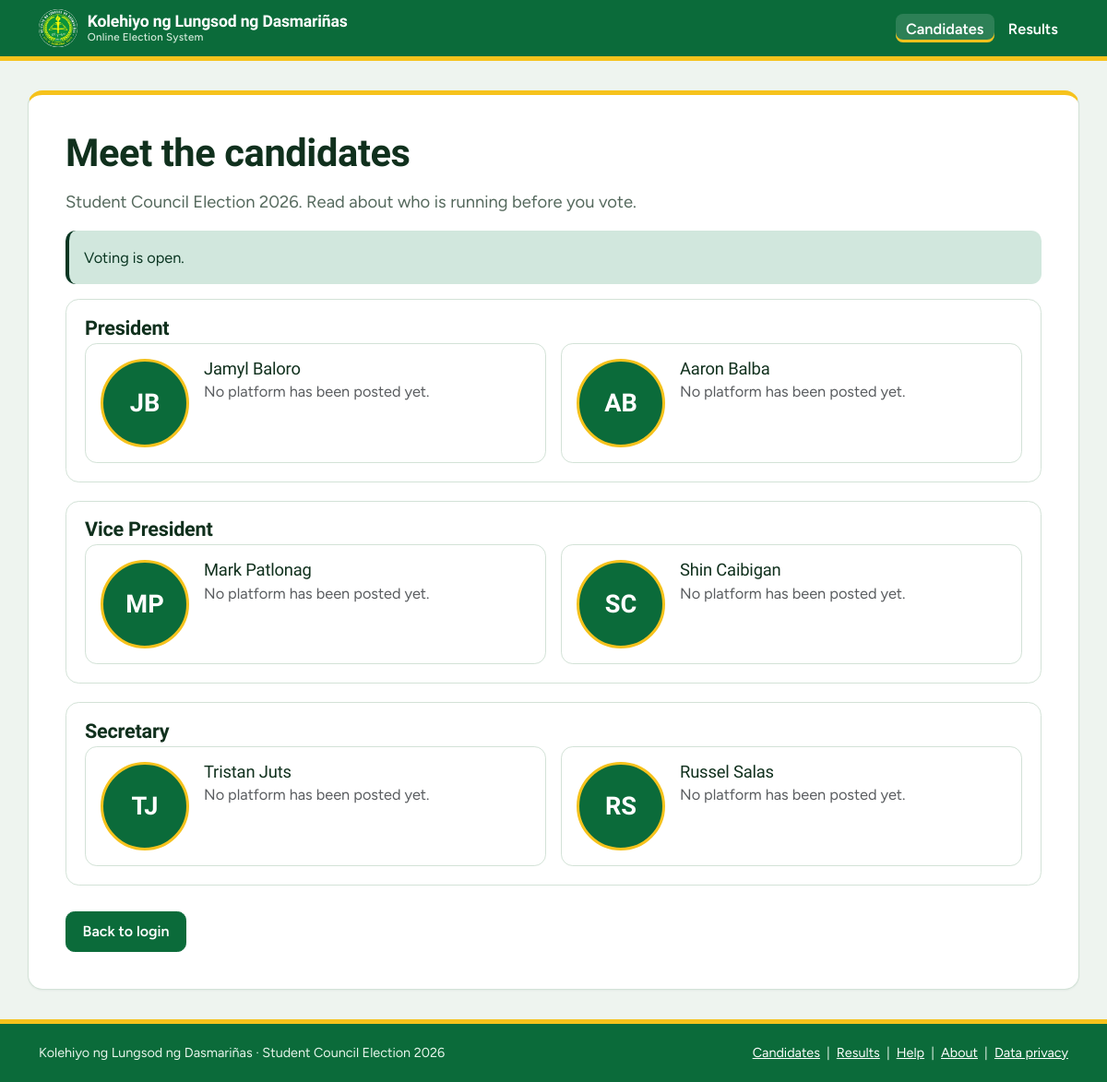
/candidates.php, run on the app's committed database.
### tables this page shows
CREATE TABLE IF NOT EXISTS positions (
    id           INT AUTO_INCREMENT PRIMARY KEY,
    position_key VARCHAR(40) NOT NULL UNIQUE,
    label        VARCHAR(80) NOT NULL,
    sort_order   INT NOT NULL DEFAULT 0
);

CREATE TABLE IF NOT EXISTS candidates (
    id           INT AUTO_INCREMENT PRIMARY KEY,
    position_key VARCHAR(40) NOT NULL,
    name         VARCHAR(100) NOT NULL,
    year_section VARCHAR(60) NOT NULL DEFAULT '',
    platform     TEXT NULL,
    photo        VARCHAR(60) NULL,
    sort_order   INT NOT NULL DEFAULT 0,
    UNIQUE KEY uq_position_name (position_key, name),
    CONSTRAINT fk_cand_pos FOREIGN KEY (position_key) REFERENCES positions (position_key) ON DELETE CASCADE
);

### db.php (called while the page is built, shortened)
<?php
function db(): PDO {
    static $pdo = null;
    if ($pdo === null) {
        $pdo = new PDO(
            'mysql:host=' . DB_HOST . ';dbname=' . DB_NAME . ';charset=utf8mb4',
            DB_USER, DB_PASS,
            [
                PDO::ATTR_ERRMODE            => PDO::ERRMODE_EXCEPTION,
                PDO::ATTR_DEFAULT_FETCH_MODE => PDO::FETCH_ASSOC,
                PDO::ATTR_EMULATE_PREPARES   => false,
            ]
        );
    }
    return $pdo;
}

### candidates.php (the view, shortened to what this page needs)
<?php
require_once __DIR__ . '/functions.php';
$all   = candidates_full();
$posns = [];
try { $posns = db()->query('SELECT position_key, label FROM positions ORDER BY sort_order, id')->fetchAll(); } catch (Throwable $e) {}
require 'header.php';
?>
    <h1>Meet the candidates</h1>
    <p class="lead-text">Student Council Election 2026. Read about who is running before you vote.</p>
    <?= voting_banner() ?>
    <?php foreach ($posns as $p): $list = $all[$p['position_key']] ?? []; if (!$list) continue; ?>
        <section class="position">
            <h2><?= e($p['label']) ?></h2>
            <div class="cand-grid">
                <?php foreach ($list as $c): ?>
                    <article class="cand-card" id="c<?= (int)$c['id'] ?>">
                        <?= candidate_avatar($c, $c['name'], 'cand-lg') ?>
                        <div>
                            <h3><?= e($c['name']) ?></h3>
                            <?php if (!empty($c['platform'])): ?>
                                <h4>Platform</h4>
                                <p class="mb-0"><?= nl2br(e($c['platform'])) ?></p>
                            <?php else: ?>
                                <p class="text-muted mb-0">No platform has been posted yet.</p>
                            <?php endif; ?>
                        </div>
                    </article>
                <?php endforeach; ?>
            </div>
        </section>
    <?php endforeach; ?>
    <div class="actions">
        <?php if (is_logged_in() && !is_admin()): ?>
            <a href="elections.php" class="btn btn-primary">Go to elections</a>
        <?php elseif (is_logged_in()): ?>
            <a href="admin.php" class="btn btn-primary">Back to dashboard</a>
        <?php else: ?>
            <a href="index.php" class="btn btn-primary">Back to login</a>
        <?php endif; ?>
    </div>
<?php require 'footer.php'; ?>

### header.php (shortened to what this page needs)
<?php
require_once __DIR__ . '/functions.php';
$narrow = $narrow ?? false;
?>
<!DOCTYPE html>
<html lang="en">
<head>
    <link rel="stylesheet" href="https://cdn.jsdelivr.net/npm/bootstrap@5.3.3/dist/css/bootstrap.min.css">
    <link rel="stylesheet" href="style.css">
</head>
<body class="<?= is_admin() ? 'admin-theme' : '' ?>">
<nav class="site-nav">
    <div class="container d-flex align-items-center justify-content-between gap-3">
        <a class="brand" href="<?= is_logged_in() ? home_for_role() : 'index.php' ?>">
            <img class="brand-logo" src="kld-logo.png" alt="KLD logo"
                 onerror="this.style.display='none';this.nextElementSibling.style.display='flex';">
            <span class="brand-text">
                Kolehiyo ng Lungsod ng Dasmariñas
                <small>Online Election System</small>
            </span>
        </a>
        <div class="d-flex align-items-center gap-2 gap-sm-3">
            <?php $cur = basename($_SERVER['SCRIPT_NAME']); ?>
            <span class="nav-links">
                <a href="candidates.php" class="<?= $cur === 'candidates.php' ? 'active' : '' ?>">Candidates</a>
                <?php if (results_visible()): ?><a href="results.php" class="<?= $cur === 'results.php' ? 'active' : '' ?>">Results</a><?php endif; ?>
            </span>
        </div>
    </div>
</nav>
<main class="container page-card<?= $narrow ? ' narrow' : '' ?>">

### functions.php (shortened to what this page needs)
<?php
require_once __DIR__ . '/db.php';
function e($v): string { return htmlspecialchars((string)$v, ENT_QUOTES, 'UTF-8'); }
function is_logged_in(): bool { return !empty($_SESSION['logged_in']) && !empty($_SESSION['student_id']); }
function setting(string $key, ?string $default = null): ?string {
    static $cache = null;
    if ($cache === null) {
        $cache = [];
        try {
            foreach (db()->query('SELECT setting_key, setting_value FROM settings') as $r) {
                $cache[$r['setting_key']] = $r['setting_value'];
            }
        } catch (Throwable $e) {  }
    }
    return $cache[$key] ?? $default;
}
function is_admin(): bool {
    if (!is_logged_in()) return false;
    $u = find_user($_SESSION['student_id']);
    return $u && $u['role'] === 'admin';
}
function voting_state(): array {
    $enabled = setting('voting_enabled', '1') === '1';
    $start   = setting('voting_start');
    $end     = setting('voting_end');
    $s = $start ? strtotime($start) : null;
    $e = $end   ? strtotime($end)   : null;
    $now = time();
    if (!$enabled)            $state = 'closed';
    elseif ($s && $now < $s)  $state = 'upcoming';
    elseif ($e && $now > $e)  $state = 'closed';
    else                      $state = 'open';
    return ['state' => $state, 'start' => $start, 'end' => $end, 'start_ts' => $s, 'end_ts' => $e, 'enabled' => $enabled];
}
function voting_banner(): string {
    $v = voting_state();
    return '<div class="alert alert-success">Voting is open.</div>';
}
function results_visible(): bool {
    $mode = setting('results_mode', 'live');
    if ($mode === 'live') return true;
    return false;
}
function load_positions(): array {
    $out = [];
    try {
        $ps = db()->query('SELECT position_key, label FROM positions ORDER BY sort_order, id')->fetchAll();
        $cs = db()->query('SELECT position_key, name FROM candidates ORDER BY sort_order, id')->fetchAll();
        foreach ($ps as $p) $out[$p['position_key']] = ['label' => $p['label'], 'candidates' => []];
        foreach ($cs as $c) if (isset($out[$c['position_key']])) $out[$c['position_key']]['candidates'][] = $c['name'];
        return array_filter($out, fn($p) => count($p['candidates']) > 0);
    } catch (Throwable $e) {
        return [
            'president'      => ['label' => 'President',      'candidates' => ['Jamyl Baloro', 'Aaron Balba']],
            'vice_president' => ['label' => 'Vice President', 'candidates' => ['Mark Patlonag', 'Shin Caibigan']],
            'secretary'      => ['label' => 'Secretary',      'candidates' => ['Tristan Juts', 'Russel Salas']],
        ];
    }
}
define('POSITIONS', load_positions());
function candidates_full(): array {
    $out = [];
    try {
        foreach (db()->query('SELECT * FROM candidates ORDER BY sort_order, id') as $c) $out[$c['position_key']][] = $c;
    } catch (Throwable $e) {}
    return $out;
}
function candidate_avatar(?array $c, string $name, string $class = ''): string {
    $photo = $c['photo'] ?? '';
    $initials = '';
    foreach (preg_split('/\s+/', trim($name)) as $w) { if ($w !== '') $initials .= mb_strtoupper(mb_substr($w, 0, 1)); }
    return '<span class="cand-photo cand-initials ' . e($class) . '" aria-hidden="true">' . e(mb_substr($initials, 0, 2)) . '</span>';
}

### footer.php (shortened to what this page needs)
</main>
<footer class="site-footer">
    <div class="container d-flex flex-wrap justify-content-between gap-2">
        <span>Kolehiyo ng Lungsod ng Dasmariñas &middot; Student Council Election 2026</span>
        <span>
            <a href="candidates.php">Candidates</a> &nbsp;|&nbsp;
            <?php if (results_visible()): ?><a href="results.php">Results</a> &nbsp;|&nbsp;<?php endif; ?>
            <a href="faq.php">Help</a> &nbsp;|&nbsp; <a href="about.php">About</a> &nbsp;|&nbsp; <a href="privacy.php">Data privacy</a>
        </span>
    </div>
</footer>
</body>
</html>

### style.css (style rules this page uses)
:root { --ink: #10301d; --muted: #55695d; --paper: #ffffff; --bg: #eef4ef; --line: #d3e2d7; --blue: #0b6b3a; --blue-dark: #07502b; --mark: #f6c21c; --bs-body-font-family: 'Figtree', system-ui, sans-serif; --bs-body-color: var(--ink); --bs-link-color: var(--blue); --bs-link-hover-color: var(--blue-dark); }
body { background: var(--bg); color: var(--ink); min-height: 100vh; display: flex; flex-direction: column; font-size: 1.02rem; line-height: 1.6; }
h1, h2, h3, .brand { font-family: 'Bricolage Grotesque', 'Figtree', sans-serif; letter-spacing: -.01em; }
h1 { font-weight: 800; font-size: clamp(1.9rem, 4vw, 2.6rem); line-height: 1.1; margin-bottom: 1rem; }
h2 { font-weight: 700; font-size: 1.35rem; }
p { max-width: 62ch; }
.site-nav { background: var(--blue); border-bottom: 5px solid var(--mark); padding: .6rem 0; }
.brand { display: inline-flex; align-items: center; gap: .7rem; font-weight: 800; font-size: 1.1rem; line-height: 1.1; color: #fff; text-decoration: none; }
main.page-card { background: var(--paper); border: 1px solid var(--line); border-radius: 1rem; padding: clamp(1.25rem, 4vw, 2.5rem); margin: 2rem auto; box-shadow: 0 1px 2px rgba(20,33,61,.05); }
.page-card h2 { margin: 2rem 0 .9rem; }
.lead-text { font-size: 1.15rem; color: var(--muted); }
.btn { border-radius: .6rem; font-weight: 600; padding: .55rem 1.1rem; }
.btn-primary { --bs-btn-bg: var(--blue); --bs-btn-border-color: var(--blue); --bs-btn-hover-bg: var(--blue-dark); --bs-btn-hover-border-color: var(--blue-dark); --bs-btn-active-bg: var(--blue-dark); --bs-btn-active-border-color: var(--blue-dark); }
.alert { border-radius: .7rem; border: 0; border-left: 4px solid currentColor; }
.actions { display: flex; flex-wrap: wrap; gap: .5rem; margin-top: 1.75rem; }
.actions .btn-primary:first-child { order: -1; }
.position { border: 1px solid var(--line); border-radius: .9rem; padding: 1.1rem 1.25rem 1.25rem; margin-bottom: 1.25rem; }
.position h2 { margin: 0 0 .2rem; }
.site-footer { margin-top: auto; padding: 1.5rem 0 2rem; color: var(--muted); font-size: .9rem; }
.site-footer a { color: var(--muted); }
.brand-logo { width: 2.6rem; height: 2.6rem; border-radius: 50%; background: #fff; object-fit: contain; flex: none; }
.brand-text small { display: block; font: 500 .72rem 'Figtree', sans-serif; letter-spacing: .02em; color: #d6ecdc; }
.nav-links a { color: #fff; text-decoration: none; font-weight: 600; padding: .35rem .7rem; border-radius: .5rem; }
.nav-links a:hover, .nav-links a.active { background: rgba(255,255,255,.14); box-shadow: inset 0 -3px 0 var(--mark); }
.btn-primary { --bs-btn-color: #fff; }
.site-footer { background: var(--blue); color: #e8f5ec; border-top: 5px solid var(--mark); padding: 1.25rem 0; }
.site-footer a { color: #fff; }
main.page-card { border-top: 5px solid var(--mark); }
.cand-photo { width: 4rem; height: 4rem; border-radius: 50%; object-fit: cover; flex: none; border: 3px solid var(--mark); background: #fff; }
.cand-initials { display: inline-flex; align-items: center; justify-content: center; background: var(--blue); color: #fff; font: 800 1.1rem 'Bricolage Grotesque', sans-serif; }
.cand-photo.cand-lg { width: 6rem; height: 6rem; font-size: 1.7rem; }
.cand-grid { display: grid; gap: 1rem; grid-template-columns: repeat(auto-fit, minmax(280px, 1fr)); }
.cand-card { display: flex; gap: 1rem; border: 1px solid var(--line); border-radius: .8rem; padding: 1rem; background: #fff; scroll-margin-top: 1rem; }
.cand-card h3 { font-size: 1.15rem; margin: 0; }

### data on the page
positions: label "President"
candidates: initials "JB", name "Jamyl Baloro", shows "No platform has been posted yet."
candidates: initials "AB", name "Aaron Balba", shows "No platform has been posted yet."
positions: label "Vice President"
candidates: initials "MP", name "Mark Patlonag", shows "No platform has been posted yet."
candidates: initials "SC", name "Shin Caibigan", shows "No platform has been posted yet."
positions: label "Secretary"
candidates: initials "TJ", name "Tristan Juts", shows "No platform has been posted yet."
candidates: initials "RS", name "Russel Salas", shows "No platform has been posted yet."
